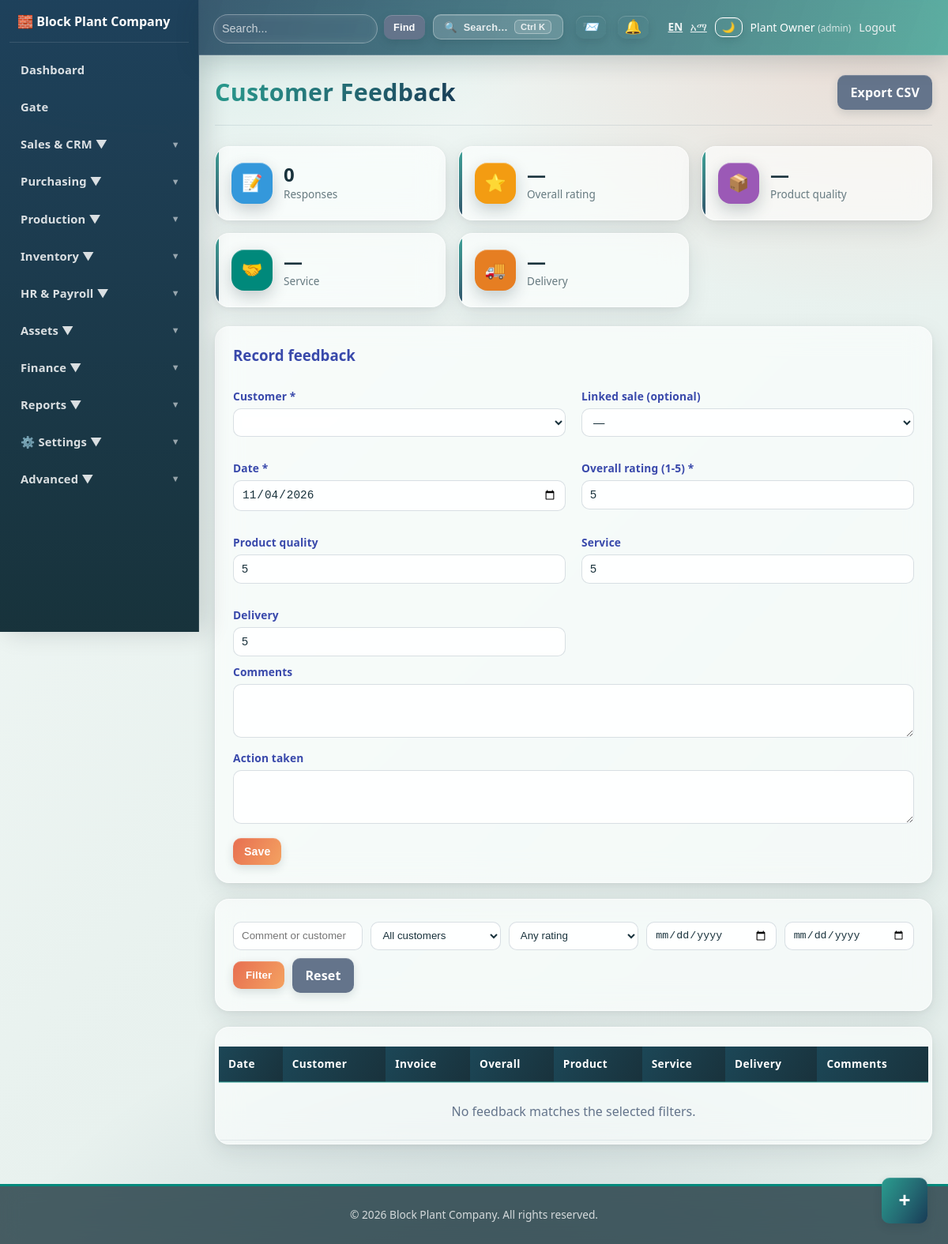
Screenshot of /crm/feedback.php (signed in) with the database file from the repository.
### tables this page shows
CREATE TABLE company_settings(id INT AUTO_INCREMENT PRIMARY KEY,company_name VARCHAR(200) NOT NULL,company_name_am VARCHAR(200) NULL,tagline VARCHAR(255) NULL,tagline_am VARCHAR(255) NULL,address TEXT,phone VARCHAR(50),email VARCHAR(100),tax_id VARCHAR(50),logo_path VARCHAR(255),currency VARCHAR(10) DEFAULT 'ETB',currency_symbol VARCHAR(10) DEFAULT 'Br',date_format VARCHAR(20) DEFAULT 'Y-m-d',timezone VARCHAR(50) DEFAULT 'Africa/Addis_Ababa',locale_default VARCHAR(10) DEFAULT 'en',primary_color VARCHAR(20) DEFAULT '#3949ab',secondary_color VARCHAR(20) DEFAULT '#00897b',default_commission_rate DECIMAL(5,2) DEFAULT 5.00,updated_at TIMESTAMP DEFAULT CURRENT_TIMESTAMP ON UPDATE CURRENT_TIMESTAMP);

CREATE TABLE users(id INT AUTO_INCREMENT PRIMARY KEY,name VARCHAR(100) NOT NULL,username VARCHAR(50) UNIQUE NOT NULL,password VARCHAR(255) NOT NULL,role VARCHAR(30) DEFAULT 'admin',department VARCHAR(30) NULL,department_role ENUM('manager','user') NULL,status TINYINT DEFAULT 1,created_at TIMESTAMP DEFAULT CURRENT_TIMESTAMP);

### config/helpers.php (called while the page is built, shortened)
<?php
function e($string) {
    return htmlspecialchars($string, ENT_QUOTES, 'UTF-8');
}
function ensure_department_access_schema() {
    static $checked = false;
    if ($checked) {
        return;
    }
    $checked = true;
}
function has_permission($module, $action = 'view') {
    $allowed = ['view' => 'can_view', 'create' => 'can_create', 'edit' => 'can_edit', 'delete' => 'can_delete', 'approve' => 'can_approve'];
    global $pdo;
    try {
        $userStmt = $pdo->prepare("SELECT role, department, department_role FROM users WHERE id = ? AND status = 1");
        $userStmt->execute([$_SESSION['user_id']]);
        $user = $userStmt->fetch();
        $userRole = strtolower(trim((string) $user['role']));
        if (in_array($userRole, ['admin', 'administrator'], true)) {
            return true;
        }
        $col = $allowed[$action];
        $stmt = $pdo->prepare("SELECT {$col} FROM user_permissions WHERE user_id = ? AND module = ?");
        $stmt->execute([$_SESSION['user_id'], $module]);
        $row = $stmt->fetch();
        return $row && (int) $row[$col] === 1;
    } catch (PDOException $e) {
        return false;
    }
}
function company_settings($reload = false) {
    static $cached = null;
    global $pdo;
    if ($cached !== null) {
        return $cached;
    }
    try {
        $cached = $pdo->query("SELECT * FROM company_settings LIMIT 1")->fetch() ?: [];
    } catch (PDOException $e) {
        $cached = [];
    }
    return $cached;
}
function app_lang() {
    $c = company_settings();
    $def = $c['locale_default'] ?? 'en';
    return in_array($def, ['en', 'am'], true) ? $def : 'en';
}
function t($key) {
    static $dict;
    if ($dict === null) {
        $dict = require __DIR__ . '/lang.php';
    }
    $lang = app_lang();
    return $dict[$lang][$key] ?? $dict['en'][$key] ?? $key;
}
function company_display_name() {
    $c = company_settings();
    return $c['company_name'] ?? 'Block Plant ERP';
}
?>

### crm/feedback.php (the view, shortened to what this page needs)
<?php
require_once "../config/database.php";
require_once "../config/helpers.php";
$pageTitle = t('feedback');
$from = trim((string) ($_GET['from'] ?? ''));
$to = trim((string) ($_GET['to'] ?? ''));
$q = trim((string) ($_GET['q'] ?? ''));
$where = [];
$params = [];
$whereSql = $where ? ' WHERE ' . implode(' AND ', $where) : '';
$baseSql = "FROM customer_feedback cf JOIN customers c ON cf.customer_id = c.id LEFT JOIN sales s ON cf.sale_id = s.id";
$stmt = $pdo->prepare("SELECT cf.*, c.name AS customer_name, s.invoice_no $baseSql $whereSql ORDER BY cf.feedback_date DESC, cf.id DESC LIMIT 500");
$stmt->execute($params);
$feedbacks = $stmt->fetchAll();
$kpiStmt = $pdo->prepare("SELECT COUNT(*) AS cnt, ROUND(AVG(cf.rating),1) AS overall, ROUND(AVG(cf.product_quality_rating),1) AS product, ROUND(AVG(cf.service_rating),1) AS service, ROUND(AVG(cf.delivery_rating),1) AS delivery $baseSql $whereSql");
$kpiStmt->execute($params);
$kpi = $kpiStmt->fetch() ?: ['cnt' => 0, 'overall' => null, 'product' => null, 'service' => null, 'delivery' => null];
$exportQuery = $_GET;
$exportQuery['export'] = 'csv';
$exportUrl = 'feedback.php?' . http_build_query($exportQuery);
require_once "../partials/header.php";
?>
<div class="page-header">
    <h1><?= t('feedback') ?></h1>
    <div class="header-actions">
        <a href="<?= e($exportUrl) ?>" class="btn btn-secondary">Export CSV</a>
    </div>
</div>
<div class="stats-grid">
    <div class="stat-card"><div class="stat-icon" style="background:#3498db;">📝</div><div><div class="stat-value"><?= (int) $kpi['cnt'] ?></div><div class="stat-label">Responses</div></div></div>
    <div class="stat-card"><div class="stat-icon" style="background:#f39c12;">⭐</div><div><div class="stat-value"><?= $kpi['overall'] !== null ? e($kpi['overall']) . '/5' : '—' ?></div><div class="stat-label">Overall rating</div></div></div>
    <div class="stat-card"><div class="stat-icon" style="background:#9b59b6;">📦</div><div><div class="stat-value"><?= $kpi['product'] !== null ? e($kpi['product']) : '—' ?></div><div class="stat-label">Product quality</div></div></div>
    <div class="stat-card"><div class="stat-icon" style="background:#00897b;">🤝</div><div><div class="stat-value"><?= $kpi['service'] !== null ? e($kpi['service']) : '—' ?></div><div class="stat-label">Service</div></div></div>
    <div class="stat-card"><div class="stat-icon" style="background:#e67e22;">🚚</div><div><div class="stat-value"><?= $kpi['delivery'] !== null ? e($kpi['delivery']) : '—' ?></div><div class="stat-label">Delivery</div></div></div>
</div>
<?php if (has_permission('crm', 'create')): ?>
<div class="panel">
    <h3>Record feedback</h3>
    <form method="post">
        <div class="grid-2">
            <div>
                <label>Customer *</label>
                <select name="customer_id" required>
                </select>
            </div>
            <div>
                <label>Linked sale (optional)</label>
                <select name="sale_id">
                    <option value="">—</option>
                </select>
            </div>
            <div>
                <label>Date *</label>
                <input type="date" name="feedback_date" value="<?= date('Y-m-d') ?>" required>
            </div>
            <div>
                <label>Overall rating (1-5) *</label>
                <input type="number" name="rating" min="1" max="5" value="5" required>
            </div>
            <div>
                <label>Product quality</label>
                <input type="number" name="product_quality_rating" min="1" max="5" value="5">
            </div>
            <div>
                <label>Service</label>
                <input type="number" name="service_rating" min="1" max="5" value="5">
            </div>
            <div>
                <label>Delivery</label>
                <input type="number" name="delivery_rating" min="1" max="5" value="5">
            </div>
        </div>
        <label>Comments</label>
        <textarea name="comments" rows="2"></textarea>
        <label>Action taken</label>
        <textarea name="action_taken" rows="2"></textarea>
        <button type="submit" class="btn btn-accent" style="margin-top:12px;"><?= t('save') ?></button>
    </form>
</div>
<?php endif; ?>
<div class="panel">
    <form method="get" class="filter-form">
        <input type="text" name="q" value="<?= e($q) ?>" placeholder="Comment or customer">
        <select name="customer_id">
            <option value="">All customers</option>
        </select>
        <select name="rating">
            <option value="">Any rating</option>
        </select>
        <input type="date" name="from" value="<?= e($from) ?>">
        <input type="date" name="to" value="<?= e($to) ?>">
        <button type="submit" class="btn btn-accent">Filter</button>
        <a href="feedback.php" class="btn btn-secondary">Reset</a>
    </form>
</div>
<div class="table-container">
    <table class="data-table">
        <thead>
            <tr>
                <th>Date</th>
                <th>Customer</th>
                <th>Invoice</th>
                <th>Overall</th>
                <th>Product</th>
                <th>Service</th>
                <th>Delivery</th>
                <th>Comments</th>
            </tr>
        </thead>
        <tbody>
            <?php if (!$feedbacks): ?>
            <tr><td colspan="8" style="text-align:center;color:#64748b;padding:24px;">No feedback matches the selected filters.</td></tr>
            <?php endif; ?>
        </tbody>
    </table>
</div>
<?php require_once "../partials/footer.php"; ?>

### partials/header.php (shortened to what this page needs)
<?php
require_once __DIR__ . "/../config/database.php";
require_once __DIR__ . "/../config/helpers.php";
$stmt = $pdo->prepare("SELECT name, role FROM users WHERE id = ?");
$stmt->execute([$_SESSION["user_id"]]);
$user = $stmt->fetch();
$htmlLang = app_lang() === 'am' ? 'am' : 'en';
$_navIsAdmin = in_array(strtolower(trim((string)($user['role'] ?? ''))), ['admin', 'administrator'], true);
?>
<!doctype html>
<html lang="<?= $htmlLang ?>">
<head>
    <link rel="stylesheet" href="/block_plant/assets/css/style.css">
    <link rel="stylesheet" href="/block_plant/assets/css/advanced.css?v=<?= filemtime(__DIR__ . '/../assets/css/advanced.css') ?>">
    <link rel="stylesheet" href="/block_plant/assets/css/dark-mode.css">
    <link rel="stylesheet" href="/block_plant/assets/css/glass.css?v=<?= filemtime(__DIR__ . '/../assets/css/glass.css') ?>">
    <link rel="stylesheet" href="/block_plant/assets/css/mobile.css?v=<?= filemtime(__DIR__ . '/../assets/css/mobile.css') ?>">
</head>
<body class="theme-advanced">
    <div class="topbar">
        <div class="user-info">
            <form action="/block_plant/dashboard/search.php" method="get" style="display:flex;align-items:center;gap:8px;">
                <input type="text" name="q" placeholder="<?= e(t('search_placeholder')) ?>" style="min-width:220px; padding:8px 10px; border-radius:6px; border:1px solid rgba(255,255,255,0.3); background:rgba(255,255,255,0.12); color:white;">
                <button type="submit" class="btn btn-secondary" style="padding:8px 12px; font-size:0.8rem;"><?= t('find') ?></button>
            </form>
            <button id="cmdkOpen" title="<?= e(t('search_everything')) ?>" style="background:rgba(255,255,255,0.16);border:1px solid rgba(255,255,255,0.30);color:#fff;border-radius:999px;cursor:pointer;padding:6px 14px;font-size:0.8rem;display:flex;align-items:center;gap:8px;margin-right:6px;">
                <span>🔍</span><span style="opacity:.85;"><?= t('search_all') ?></span><span class="cmdk-kbd" style="border-color:rgba(255,255,255,0.35);color:rgba(255,255,255,0.85);background:rgba(255,255,255,0.12);">Ctrl K</span>
            </button>
            <div class="notification-dropdown" style="position:relative; margin-right: 5px;">
                <button id="sysNotifToggle" style="background:transparent;border:none;color:#fff;cursor:pointer;position:relative;padding:4px 8px;font-size:1.1rem;display:flex;align-items:center;">
                    📨
                </button>
            </div>
            <div class="notification-dropdown" style="position:relative; margin-right: 5px;">
                <button id="notifToggle" style="background:transparent;border:none;color:#fff;cursor:pointer;position:relative;padding:4px 8px;font-size:1.1rem;display:flex;align-items:center;">
                    🔔
                </button>
            </div>
            <span style="opacity:0.9;font-size:0.85rem;margin-left:10px;">
                <a href="?lang=en" style="color:#fff;margin-right:6px;<?= app_lang() === 'en' ? 'font-weight:bold;text-decoration:underline;' : '' ?>">EN</a>
                <a href="?lang=am" style="color:#fff;<?= app_lang() === 'am' ? 'font-weight:bold;text-decoration:underline;' : '' ?>">አማ</a>
            </span>
            <button id="themeToggle" title="<?= t('dark_mode') ?>" style="background:transparent;border:1px solid #fff;color:#fff;border-radius:4px;cursor:pointer;padding:4px 8px;">🌙</button>
            <span><?= htmlspecialchars($user['name']) ?> <small style="opacity:.75">(<?= htmlspecialchars($user['role']) ?>)</small></span>
            <a href="/block_plant/auth/logout.php" style="color: #ecf0f1; text-decoration: none;"><?= t('logout') ?></a>
        </div>
    </div>
    <nav class="navbar" id="appSidebar">
        <div class="sidebar-brand">
            <span>🧱 <?= htmlspecialchars(company_display_name()) ?></span>
        </div>
        <ul>
            <?php if (has_permission('dashboard', 'view')): ?>
            <li><a href="/block_plant/dashboard/index.php"><?= t('dashboard') ?></a></li>
            <?php endif; ?>
            <?php if (has_permission('gate', 'view')): ?>
            <li><a href="/block_plant/gate/index.php"><?= t('gate') ?></a></li>
            <?php endif; ?>
            <?php if (has_permission('sales', 'view') || has_permission('crm', 'view') || has_permission('customers', 'view')): ?>
            <li class="dropdown">
                <a href="#"><?= t('sales_crm') ?> ▼</a>
            </li>
            <?php endif; ?>
            <?php if (has_permission('purchases', 'view') || has_permission('suppliers', 'view')): ?>
            <li class="dropdown">
                <a href="#"><?= t('purchasing') ?> ▼</a>
            </li>
            <?php endif; ?>
            <?php if (has_permission('production', 'view')): ?>
            <li class="dropdown">
                <a href="#"><?= t('production') ?> ▼</a>
            </li>
            <?php endif; ?>
            <?php if (has_permission('inventory', 'view')): ?>
            <li class="dropdown">
                <a href="#"><?= t('inventory') ?> ▼</a>
            </li>
            <?php endif; ?>
            <?php if (has_permission('hr', 'view')): ?>
            <li class="dropdown">
                <a href="/block_plant/hr/index.php"><?= t('hr_payroll') ?> ▼</a>
            </li>
            <?php endif; ?>
            <?php if (has_permission('assets', 'view')): ?>
            <li class="dropdown">
                <a href="#"><?= t('assets') ?> ▼</a>
            </li>
            <?php endif; ?>
            <?php if (has_permission('finance', 'view') || has_permission('expenses', 'view')): ?>
            <li class="dropdown">
                <a href="#"><?= t('finance') ?> ▼</a>
            </li>
            <?php endif; ?>
            <?php if (has_permission('reports', 'view')): ?>
            <li class="dropdown">
                <a href="#"><?= t('reports') ?> ▼</a>
            </li>
            <?php endif; ?>
            <li class="dropdown">
                <a href="#">⚙️ <?= t('settings') ?> ▼</a>
            </li>
            <?php if ($_navIsAdmin): ?>
            <li class="dropdown">
                <a href="#"><?= t('advanced') ?> ▼</a>
            </li>
            <?php endif; ?>
        </ul>
    </nav>
    <div class="container">

### partials/footer.php (shortened to what this page needs)
    </div>
    <footer style="background: #2c3e50; color: white; text-align: center; padding: 20px; margin-top: 50px;">
        <?php if (function_exists('company_display_name')): ?>
        <p>&copy; <?= date('Y') ?> <?= htmlspecialchars(company_display_name()) ?>. <?= e(t('all_rights_reserved')) ?></p>
        <?php else: ?>
        <p>&copy; <?= date('Y') ?> Block Plant ERP System. <?= e(t('all_rights_reserved')) ?></p>
        <?php endif; ?>
    </footer>
    <div class="fab-wrap" id="fabWrap">
        <button class="fab-btn" id="fabBtn" title="<?= e(t('quick_actions')) ?>" aria-label="<?= e(t('quick_actions')) ?>">+</button>
    </div>
</body>
</html>

### assets/css/style.css (style rules this page uses)
* { box-sizing:border-box }
body { font-family:Arial;background:#f4f6f9;margin:0;color:#222 }
a.btn,button { background:#1976d2;color:#fff;padding:10px 16px;border:0;border-radius:6px;text-decoration:none;cursor:pointer }
label { display:block;font-weight:bold;margin-top:14px }
input,select,textarea { width:100%;padding:10px;margin-top:6px;border:1px solid #ddd;border-radius:6px }
table { width:100%;border-collapse:collapse;margin-top:20px }
th,td { padding:10px;border-bottom:1px solid #eee;text-align:left }
th { background:#f1f5f9 }

### assets/css/dark-mode.css (style rules this page uses)
:root { --bg-dark: #121212; --surface-dark: #1e1e1e; --text-primary-dark: #e0e0e0; --text-secondary-dark: #a0a0a0; --border-dark: #333333; }

### rows the page displays
company_settings: q "Search...", locale_default "Find", locale_default "Search…", locale_default "Logout", company_name "Block Plant Company", locale_default "Dashboard", locale_default "Gate", locale_default "Sales & CRM", locale_default "Purchasing", locale_default "Production", locale_default "Inventory", locale_default "HR & Payroll", locale_default "Assets", locale_default "Finance", locale_default "Reports", locale_default "Settings", locale_default "Advanced", locale_default "Customer Feedback", locale_default "Save", locale_default "All rights reserved."
users: name "Plant Owner", role "admin"

### other values shown
$kpi['cnt'] "0"
